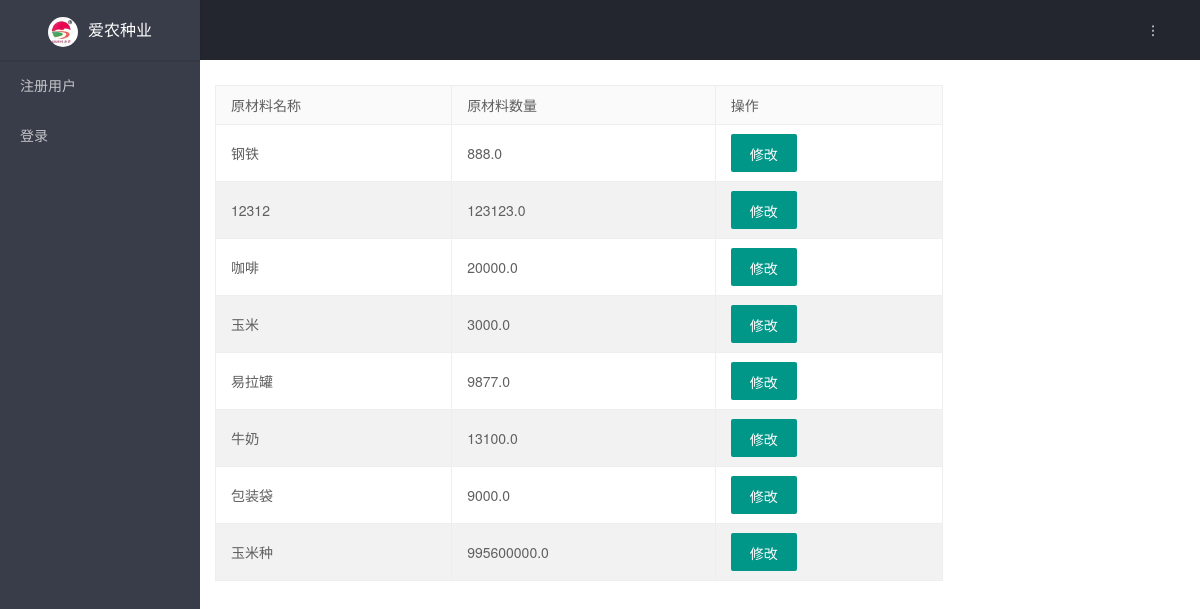
/material/list, run on the app's committed database.
### tables this page shows
CREATE TABLE [material] ([id] INTEGER PRIMARY KEY AUTOINCREMENT, [name] TEXT NOT NULL UNIQUE, [count] REAL NOT NULL DEFAULT '0');

### transport/material.py (the view)
@bp.route('/list')
def index():
    db = get_db()
    materials = db.execute(
        'SELECT id, name, count'
        ' FROM material'
        ' ORDER BY id DESC'
    ).fetchall()
    return render_template('material/list.html', materials=materials)

### transport/auth.py (called while the page is built)
@bp.before_app_request
def load_logged_in_user():
    user_id = session.get('user_id')
    if user_id is None:
        g.user = None
    else:
        g.user = get_db().execute(
            'SELECT * FROM user WHERE id = ?', (user_id,)
        ).fetchone()

### transport/db.py (called while the page is built)
def get_db():
    if 'db' not in g:
        g.db = sqlite3.connect(
            current_app.config['DATABASE'],
            detect_types=sqlite3.PARSE_DECLTYPES
        )
        g.db.row_factory = sqlite3.Row
    return g.db

### transport/templates/material/list.html (shortened to what this page needs)
{% extends 'base.html' %}
{% block content %}
<div class="page-body">
  <div class="layui-col-md9 site-content">
    <table class="layui-table" lay-even>
      <thead>
        <tr>
          <th>原材料名称</th>
          <th>原材料数量</th>
          <th>操作</th>
        </tr>
      </thead>
      <tbody>
      {% for material in materials %}
        <tr>
          <td>{{material['name']}}</td>
          <td>{{material['count']}}</td>
          <td><button class="layui-btn" onclick="modifyLayer('{{material['id']}}','{{material['name']}}')">修改</button></td>
        </tr>
      {% endfor %}
      </tbody>
    </table>
  </div>
    </div>
{% endblock %}

### data on the page
material: name "钢铁", count "888.0"
material: name "12312", count "123123.0"
material: name "咖啡", count "20000.0"
material: name "玉米", count "3000.0"
material: name "易拉罐", count "9877.0"
material: name "牛奶", count "13100.0"
material: name "包装袋", count "9000.0"
material: name "玉米种", count "995600000.0"
